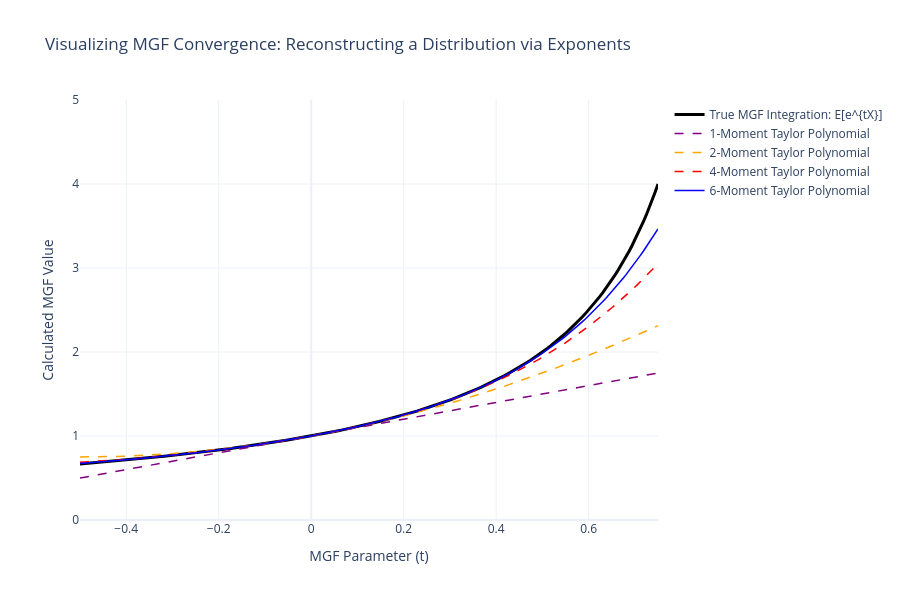

Notebook source saved alongside this figure:
### Markdown cell above
## From MGF to Moments: Taylor Series Reconstruction

The MGF is also the Taylor series of $E[e^{tX}]$, so summing more moment terms should approximate it increasingly well. Using the Exponential distribution (where $M(t) = 1/(1-t)$ and every raw moment is $n!$), we compare the true integrated MGF against partial Taylor sums of increasing order to see the approximation converge.

### Code cell
# -------------------------------------------------------------------------
# 1. EVALUATION PARAMETERS
# -------------------------------------------------------------------------
# We evaluate t across a range where the MGF converges (t < 1 for Exponential with lambda=1)
t_grid = np.linspace(-0.5, 0.75, 200)

# -------------------------------------------------------------------------
# 2. COMPUTE THE TRUE CONTINUOUS MGF CURVE VIA INTEGRATION
# -------------------------------------------------------------------------
# For an Exponential distribution, M_X(t) = E[e^{tX}] = 1 / (1 - t)
y_true = np.array([integrate.quad(lambda x: np.exp((t_val - 1) * x), 0, np.inf)[0] for t_val in t_grid])

# -------------------------------------------------------------------------
# 3. CONSTRUCT INTERACTIVE HOVER CONVERGENCE CONTAINERS
# -------------------------------------------------------------------------
fig = go.Figure()

# Plot the authentic, ground-truth integration trajectory
fig.add_trace(go.Scatter(
    x=t_grid, y=y_true,
    mode='lines',
    line=dict(color='black', width=3),
    name='True MGF Integration: E[e^{tX}]'
))

# Dynamically construct higher-order Taylor approximations inside a clean loop
# For Exponential distribution, raw moments are E[X^n] = n!
# The n! terms cancel out perfectly with the Taylor denominators, leaving:
# M_X(t) = 1 + t^1 + t^2 + t^3 + ... + t^n
mom_orders = [1, 2, 4, 6]
colors = ['purple', 'orange', 'red', 'blue']

for order, color in zip(mom_orders, colors):
    # Dynamically compute the partial sums using a matrix exponent grid
    # This evaluates the vector polynomial: 1 + sum_{i=1}^{order} t^i
    y_approx = np.ones_like(t_grid)
    for i in range(1, order + 1):
        y_approx += t_grid ** i
        
    fig.add_trace(go.Scatter(
        x=t_grid, y=y_approx,
        mode='lines',
        line=dict(color=color, width=1.5, dash='dash' if order < 6 else 'solid'),
        name=f'{order}-Moment Taylor Polynomial'
    ))

# -------------------------------------------------------------------------
# 4. STRUCTURAL CANVAS DESIGN CONFIG
# -------------------------------------------------------------------------
fig.update_layout(
    title='Visualizing MGF Convergence: Reconstructing a Distribution via Exponents',
    xaxis_title='MGF Parameter (t)',
    yaxis_title='Calculated MGF Value',
    yaxis=dict(range=[0, 5]),  # Keeps the canvas tight and focuses on convergence boundaries
    template='plotly_white',
    width=900,
    height=600,
    hovermode='x unified'
)

fig.show()

### Figure 1 — Plotly figure (JSON) as saved in the notebook; plotly's stock layout.template omitted (floating-point values rounded to 4 significant figures; data arrays with more than 128 entries replaced by an {"elided": "..."} marker saying what was removed)
{"data": [{"line": {"color": "black", "width": 3}, "mode": "lines", "name": "True MGF Integration: E[e^{tX}]", "type": "scatter", "x": {"elided": "200 float values"}, "y": {"elided": "200 float values"}}, {"line": {"color": "purple", "dash": "dash", "width": 1.5}, "mode": "lines", "name": "1-Moment Taylor Polynomial", "type": "scatter", "x": {"elided": "200 float values"}, "y": {"elided": "200 float values"}}, {"line": {"color": "orange", "dash": "dash", "width": 1.5}, "mode": "lines", "name": "2-Moment Taylor Polynomial", "type": "scatter", "x": {"elided": "200 float values"}, "y": {"elided": "200 float values"}}, {"line": {"color": "red", "dash": "dash", "width": 1.5}, "mode": "lines", "name": "4-Moment Taylor Polynomial", "type": "scatter", "x": {"elided": "200 float values"}, "y": {"elided": "200 float values"}}, {"line": {"color": "blue", "dash": "solid", "width": 1.5}, "mode": "lines", "name": "6-Moment Taylor Polynomial", "type": "scatter", "x": {"elided": "200 float values"}, "y": {"elided": "200 float values"}}], "layout": {"height": 600, "hovermode": "x unified", "title": {"text": "Visualizing MGF Convergence: Reconstructing a Distribution via Exponents"}, "width": 900, "xaxis": {"title": {"text": "MGF Parameter (t)"}}, "yaxis": {"range": [0, 5], "title": {"text": "Calculated MGF Value"}}}}
